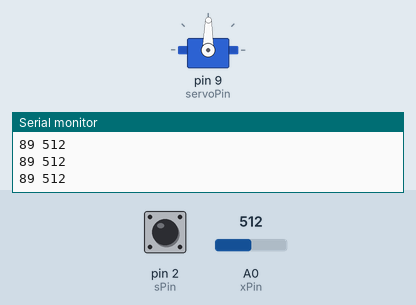
Bench run of a sketch on a simulated Arduino Uno, built with avr-gcc and run on an emulated ATmega328P. Parts: servo, the last lines printed to the serial monitor. The test bench sets the inputs (shaded band); at power-on: A0 (xPin) = 512, pin 2 (sPin) HIGH.

Above: at 1.2 s.
1.3 s: A0 (xPin) set to 716
At 2.2 s:
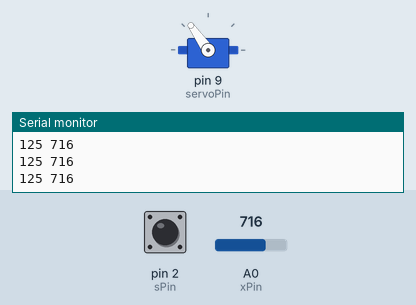
2.8 s: A0 (xPin) set to 900
At 3.4 s:
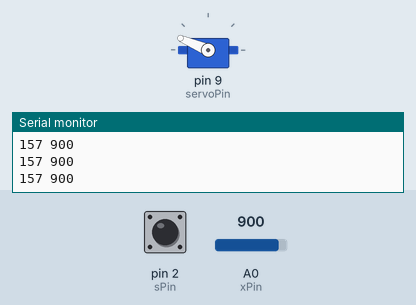
4.3 s: A0 (xPin) set to 1023
At 5.5 s:
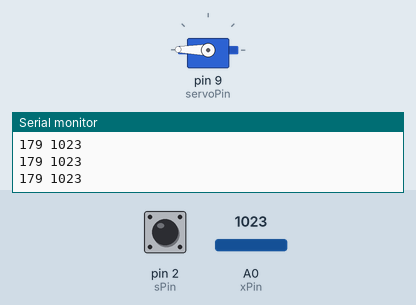
5.8 s: A0 (xPin) set to 306
At 6.9 s:
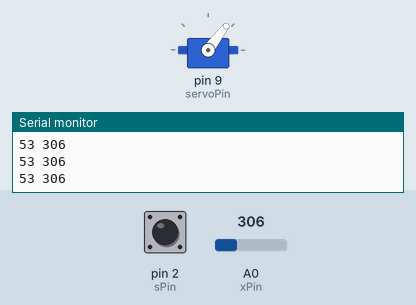
7.3 s: A0 (xPin) set to 0
At 7.9 s:
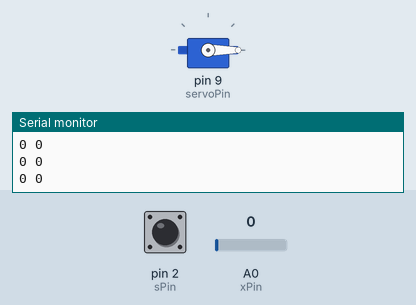
8.8 s: A0 (xPin) set to 511
At 9.3 s:
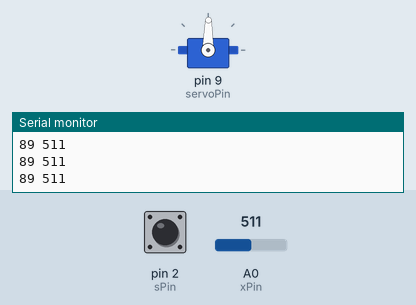
Timing chart, 0 to 11.3 s (numbered marks = the images above; inputs shaded):
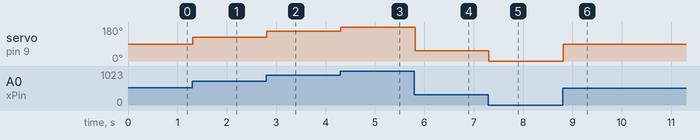

Measured:
- after the input at 1.3 s, servo on pin 9 (servoPin): 89° → 125° at once
- after the input at 2.8 s, servo on pin 9 (servoPin): 125° → 157° at once
- after the input at 4.3 s, servo on pin 9 (servoPin): 157° → 179° at once
- after the input at 5.8 s, servo on pin 9 (servoPin): 179° → 53° at once
- after the input at 7.3 s, servo on pin 9 (servoPin): 53° → 0° at once
- after the input at 8.8 s, servo on pin 9 (servoPin): 0° → 89° at once

The sketch:

ServoJoystick.ino
```cpp
#include <Servo.h>


int xPin = A0;
int sPin = 2;
int xVal;
int sVal;

int servoPin = 9;
int servoPos;
Servo myServo;


int dt = 20;


void setup() {
  // put your setup code here, to run once:
  pinMode(xPin, INPUT);
  pinMode(sPin, INPUT);
  digitalWrite(sPin, HIGH);
  myServo.attach(servoPin);

  Serial.begin(9600);

}

void loop() {
  // put your main code here, to run repeatedly:

  xVal = analogRead(xPin);
  sVal = digitalRead(sPin);

  servoPos = (90./513.)*xVal;

  myServo.write(servoPos);

  Serial.print(servoPos);
  Serial.print(" ");
  Serial.print(xVal);
  Serial.println("");

  delay(dt);

}
```
